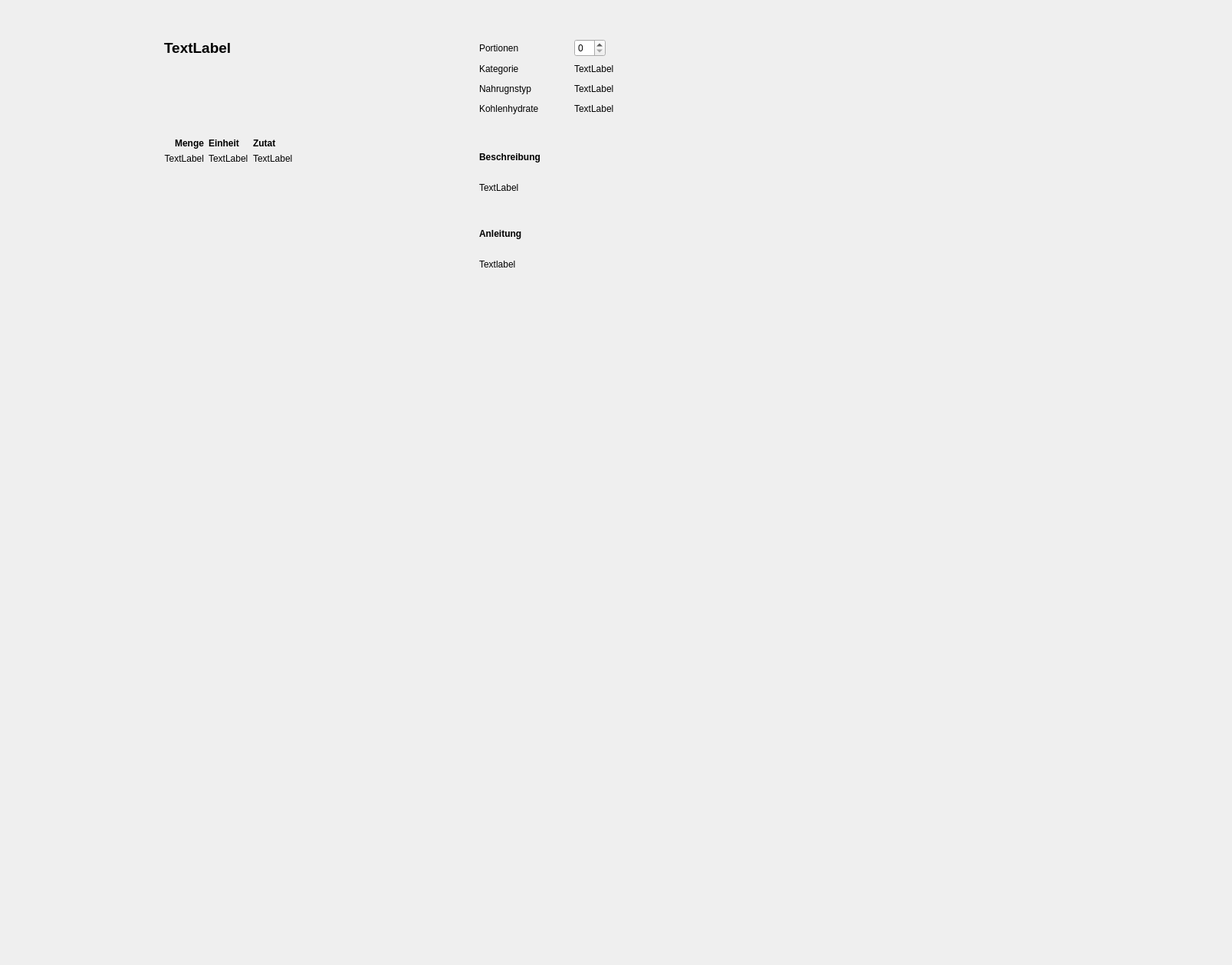
            <widget class="QWidget" name="scrollAreaWidgetContents_2">
             <property name="geometry">
              <rect>
               <x>0</x>
               <y>0</y>
               <width>1607</width>
               <height>1259</height>
              </rect>
             </property>
             <layout class="QHBoxLayout" name="horizontalLayout_4">
              <item>
               <spacer name="verticalSpacer">
                <property name="orientation">
                 <enum>Qt::Horizontal</enum>
                </property>
                <property name="sizeType">
                 <enum>QSizePolicy::Expanding</enum>
                </property>
                <property name="sizeHint" stdset="0">
                 <size>
                  <width>40</width>
                  <height>20</height>
                 </size>
                </property>
               </spacer>
              </item>
              <item>
               <layout class="QVBoxLayout" name="verticalLayout_8">
                <item>
                 <spacer name="verticalSpacer_9">
                  <property name="orientation">
                   <enum>Qt::Vertical</enum>
                  </property>
                  <property name="sizeType">
                   <enum>QSizePolicy::Fixed</enum>
                  </property>
                  <property name="sizeHint" stdset="0">
                   <size>
                    <width>20</width>
                    <height>40</height>
                   </size>
                  </property>
                 </spacer>
                </item>
                <item>
                 <widget class="QLabel" name="nameLabel">
                  <property name="font">
                   <font>
                    <pointsize>14</pointsize>
                    <weight>75</weight>
                    <bold>true</bold>
                   </font>
                  </property>
                  <property name="text">
                   <string>TextLabel</string>
                  </property>
                 </widget>
                </item>
                <item>
                 <spacer name="verticalSpacer_6">
                  <property name="orientation">
                   <enum>Qt::Vertical</enum>
                  </property>
                  <property name="sizeType">
                   <enum>QSizePolicy::Fixed</enum>
                  </property>
                  <property name="sizeHint" stdset="0">
                   <size>
                    <width>20</width>
                    <height>40</height>
                   </size>
                  </property>
                 </spacer>
                </item>
                <item>
                 <widget class="QLabel" name="imageLabel">
                  <property name="minimumSize">
                   <size>
                    <width>0</width>
                    <height>0</height>
                   </size>
                  </property>
                  <property name="maximumSize">
                   <size>
                    <width>512</width>
                    <height>512</height>
                   </size>
                  </property>
                  <property name="text">
                   <string/>
                  </property>
                  <property name="pixmap">
                   <pixmap>knife_and_fork.svg</pixmap>
                  </property>
                  <property name="scaledContents">
                   <bool>true</bool>
                  </property>
                 </widget>
                </item>
                <item>
                 <spacer name="verticalSpacer_8">
                  <property name="orientation">
                   <enum>Qt::Vertical</enum>
                  </property>
                  <property name="sizeType">
                   <enum>QSizePolicy::Fixed</enum>
                  </property>
                  <property name="sizeHint" stdset="0">
                   <size>
                    <width>20</width>
                    <height>40</height>
                   </size>
                  </property>
                 </spacer>
                </item>
                <item>
                 <layout class="QHBoxLayout" name="horizontalLayout_10">
                  <item>
                   <layout class="QGridLayout" name="gridLayout_2" columnstretch="0,0,1">
                    <item row="0" column="0">
                     <widget class="QLabel" name="label_7">
                      <property name="font">
                       <font>
                        <weight>75</weight>
                        <bold>true</bold>
                       </font>
                      </property>
                      <property name="text">
                       <string>Menge</string>
                      </property>
                      <property name="alignment">
                       <set>Qt::AlignRight|Qt::AlignTrailing|Qt::AlignVCenter</set>
                      </property>
                     </widget>
                    </item>
                    <item row="1" column="0">
                     <widget class="QLabel" name="mengeLabel">
                      <property name="text">
                       <string>TextLabel</string>
                      </property>
                      <property name="alignment">
                       <set>Qt::AlignRight|Qt::AlignTrailing|Qt::AlignVCenter</set>
                      </property>
                     </widget>
                    </item>
                    <item row="0" column="2">
                     <widget class="QLabel" name="label">
                      <property name="font">
                       <font>
                        <weight>75</weight>
                        <bold>true</bold>
                       </font>
                      </property>
                      <property name="text">
                       <string>Zutat</string>
                      </property>
                     </widget>
                    </item>
                    <item row="0" column="1">
                     <widget class="QLabel" name="label_5">
                      <property name="sizePolicy">
                       <sizepolicy hsizetype="Fixed" vsizetype="Preferred">
                        <horstretch>0</horstretch>
                        <verstretch>0</verstretch>
                       </sizepolicy>
                      </property>
                      <property name="font">
                       <font>
                        <weight>75</weight>
                        <bold>true</bold>
                       </font>
                      </property>
                      <property name="text">
                       <string>Einheit</string>
                      </property>
                     </widget>
                    </item>
                    <item row="1" column="1">
                     <widget class="QLabel" name="einheitLabel">
                      <property name="sizePolicy">
                       <sizepolicy hsizetype="Fixed" vsizetype="Preferred">
                        <horstretch>0</horstretch>
                        <verstretch>0</verstretch>
                       </sizepolicy>
                      </property>
                      <property name="text">
                       <string>TextLabel</string>
                      </property>
                     </widget>
                    </item>
                    <item row="1" column="2">
                     <widget class="QLabel" name="zutatLabel">
                      <property name="text">
                       <string>TextLabel</string>
                      </property>
                     </widget>
                    </item>
                   </layout>
                  </item>
                 </layout>
                </item>
                <item>
                 <spacer name="verticalSpacer_10">
                  <property name="orientation">
                   <enum>Qt::Vertical</enum>
                  </property>
                  <property name="sizeHint" stdset="0">
                   <size>
                    <width>20</width>
                    <height>40</height>
                   </size>
                  </property>
                 </spacer>
                </item>
               </layout>
              </item>
              <item>
               <spacer name="horizontalSpacer_9">
                <property name="orientation">
                 <enum>Qt::Horizontal</enum>
                </property>
                <property name="sizeHint" stdset="0">
                 <size>
                  <width>40</width>
                  <height>20</height>
                 </size>
                </property>
               </spacer>
              </item>
              <item>
               <layout class="QVBoxLayout" name="verticalLayout_9">
                <item>
                 <spacer name="verticalSpacer_7">
                  <property name="orientation">
                   <enum>Qt::Vertical</enum>
                  </property>
                  <property name="sizeType">
                   <enum>QSizePolicy::Fixed</enum>
                  </property>
                  <property name="sizeHint" stdset="0">
                   <size>
                    <width>20</width>
                    <height>40</height>
                   </size>
                  </property>
                 </spacer>
                </item>
                <item>
                 <layout class="QGridLayout" name="gridLayout" rowstretch="0,0,0,0" columnstretch="0,0,1" rowminimumheight="0,0,0,0">
                  <item row="0" column="0">
                   <widget class="QLabel" name="label_9">
                    <property name="sizePolicy">
                     <sizepolicy hsizetype="Minimum" vsizetype="Preferred">
                      <horstretch>0</horstretch>
                      <verstretch>0</verstretch>
                     </sizepolicy>
                    </property>
                    <property name="text">
                     <string>Portionen</string>
                    </property>
                   </widget>
                  </item>
                  <item row="1" column="2">
                   <widget class="QLabel" name="kategorieLabel">
                    <property name="text">
                     <string>TextLabel</string>
                    </property>
                   </widget>
                  </item>
                  <item row="3" column="2">
                   <widget class="QLabel" name="kohlenhydrateLabel">
                    <property name="text">
                     <string>TextLabel</string>
                    </property>
                   </widget>
                  </item>
                  <item row="2" column="0">
                   <widget class="QLabel" name="label_12">
                    <property name="sizePolicy">
                     <sizepolicy hsizetype="Minimum" vsizetype="Preferred">
                      <horstretch>0</horstretch>
                      <verstretch>0</verstretch>
                     </sizepolicy>
                    </property>
                    <property name="text">
                     <string>Nahrugnstyp</string>
                    </property>
                   </widget>
                  </item>
                  <item row="2" column="2">
                   <widget class="QLabel" name="nahrungstypLabel">
                    <property name="text">
                     <string>TextLabel</string>
                    </property>
                   </widget>
                  </item>
                  <item row="1" column="0">
                   <widget class="QLabel" name="label_11">
                    <property name="sizePolicy">
                     <sizepolicy hsizetype="Minimum" vsizetype="Preferred">
                      <horstretch>0</horstretch>
                      <verstretch>0</verstretch>
                     </sizepolicy>
                    </property>
                    <property name="text">
                     <string>Kategorie</string>
                    </property>
                   </widget>
                  </item>
                  <item row="3" column="0">
                   <widget class="QLabel" name="label_13">
                    <property name="sizePolicy">
                     <sizepolicy hsizetype="Minimum" vsizetype="Preferred">
                      <horstretch>0</horstretch>
                      <verstretch>0</verstretch>
                     </sizepolicy>
                    </property>
                    <property name="text">
                     <string>Kohlenhydrate</string>
                    </property>
                   </widget>
                  </item>
                  <item row="0" column="1">
                   <spacer name="horizontalSpacer_12">
                    <property name="orientation">
                     <enum>Qt::Horizontal</enum>
                    </property>
                    <property name="sizeType">
                     <enum>QSizePolicy::Fixed</enum>
                    </property>
                    <property name="sizeHint" stdset="0">
                     <size>
                      <width>40</width>
                      <height>20</height>
                     </size>
                    </property>
                   </spacer>
                  </item>
                  <item row="1" column="1">
                   <spacer name="horizontalSpacer_13">
                    <property name="orientation">
                     <enum>Qt::Horizontal</enum>
                    </property>
                    <property name="sizeType">
                     <enum>QSizePolicy::Fixed</enum>
                    </property>
                    <property name="sizeHint" stdset="0">
                     <size>
                      <width>40</width>
                      <height>20</height>
                     </size>
                    </property>
                   </spacer>
                  </item>
                  <item row="2" column="1">
                   <spacer name="horizontalSpacer_14">
                    <property name="orientation">
                     <enum>Qt::Horizontal</enum>
                    </property>
                    <property name="sizeType">
                     <enum>QSizePolicy::Fixed</enum>
                    </property>
                    <property name="sizeHint" stdset="0">
                     <size>
                      <width>40</width>
                      <height>20</height>
                     </size>
                    </property>
                   </spacer>
                  </item>
                  <item row="3" column="1">
                   <spacer name="horizontalSpacer_15">
                    <property name="orientation">
                     <enum>Qt::Horizontal</enum>
                    </property>
                    <property name="sizeType">
                     <enum>QSizePolicy::Fixed</enum>
                    </property>
                    <property name="sizeHint" stdset="0">
                     <size>
                      <width>40</width>
                      <height>20</height>
                     </size>
                    </property>
                   </spacer>
                  </item>
                  <item row="0" column="2">
                   <layout class="QHBoxLayout" name="horizontalLayout_11">
                    <item>
                     <widget class="QSpinBox" name="portionenSpinBox"/>
                    </item>
                    <item>
                     <spacer name="horizontalSpacer_16">
                      <property name="orientation">
                       <enum>Qt::Horizontal</enum>
                      </property>
                      <property name="sizeHint" stdset="0">
                       <size>
                        <width>40</width>
                        <height>20</height>
                       </size>
                      </property>
                     </spacer>
                    </item>
                   </layout>
                  </item>
                 </layout>
                </item>
                <item>
                 <spacer name="verticalSpacer_19">
                  <property name="orientation">
                   <enum>Qt::Vertical</enum>
                  </property>
                  <property name="sizeType">
                   <enum>QSizePolicy::Fixed</enum>
                  </property>
                  <property name="sizeHint" stdset="0">
                   <size>
                    <width>20</width>
                    <height>40</height>
                   </size>
                  </property>
                 </spacer>
                </item>
                <item>
                 <widget class="QLabel" name="label_17">
                  <property name="font">
                   <font>
                    <weight>75</weight>
                    <bold>true</bold>
                   </font>
                  </property>
                  <property name="text">
                   <string>Beschreibung</string>
                  </property>
                 </widget>
                </item>
                <item>
                 <spacer name="verticalSpacer_23">
                  <property name="orientation">
                   <enum>Qt::Vertical</enum>
                  </property>
                  <property name="sizeType">
                   <enum>QSizePolicy::Fixed</enum>
                  </property>
                  <property name="sizeHint" stdset="0">
                   <size>
                    <width>20</width>
                    <height>20</height>
                   </size>
                  </property>
                 </spacer>
                </item>
                <item>
                 <widget class="QLabel" name="beschreibungLabel">
                  <property name="text">
                   <string>TextLabel</string>
                  </property>
                 </widget>
                </item>
                <item>
                 <spacer name="verticalSpacer_24">
                  <property name="orientation">
                   <enum>Qt::Vertical</enum>
                  </property>
                  <property name="sizeType">
                   <enum>QSizePolicy::Fixed</enum>
                  </property>
                  <property name="sizeHint" stdset="0">
                   <size>
                    <width>20</width>
                    <height>40</height>
                   </size>
                  </property>
                 </spacer>
                </item>
                <item>
                 <widget class="QLabel" name="label_2">
                  <property name="sizePolicy">
                   <sizepolicy hsizetype="Minimum" vsizetype="Minimum">
                    <horstretch>0</horstretch>
                    <verstretch>0</verstretch>
                   </sizepolicy>
                  </property>
                  <property name="minimumSize">
                   <size>
                    <width>768</width>
                    <height>0</height>
                   </size>
                  </property>
                  <property name="font">
                   <font>
                    <weight>75</weight>
                    <bold>true</bold>
                   </font>
                  </property>
                  <property name="text">
                   <string>Anleitung</string>
                  </property>
                 </widget>
                </item>
                <item>
                 <spacer name="verticalSpacer_4">
                  <property name="orientation">
                   <enum>Qt::Vertical</enum>
                  </property>
                  <property name="sizeType">
                   <enum>QSizePolicy::Fixed</enum>
                  </property>
                  <property name="sizeHint" stdset="0">
                   <size>
                    <width>20</width>
                    <height>20</height>
                   </size>
                  </property>
                 </spacer>
                </item>
                <item>
                 <widget class="QLabel" name="anleitungLabel">
                  <property name="maximumSize">
                   <size>
                    <width>1000</width>
                    <height>1000</height>
                   </size>
                  </property>
                  <property name="text">
                   <string>Textlabel</string>
                  </property>
                  <property name="scaledContents">
                   <bool>false</bool>
                  </property>
                  <property name="wordWrap">
                   <bool>true</bool>
                  </property>
                 </widget>
                </item>
                <item>
                 <spacer name="verticalSpacer_3">
                  <property name="orientation">
                   <enum>Qt::Vertical</enum>
                  </property>
                  <property name="sizeHint" stdset="0">
                   <size>
                    <width>20</width>
                    <height>40</height>
                   </size>
                  </property>
                 </spacer>
                </item>
               </layout>
              </item>
              <item>
               <spacer name="verticalSpacer_2">
                <property name="orientation">
                 <enum>Qt::Horizontal</enum>
                </property>
                <property name="sizeHint" stdset="0">
                 <size>
                  <width>40</width>
                  <height>20</height>
                 </size>
                </property>
               </spacer>
              </item>
             </layout>
            </widget>
